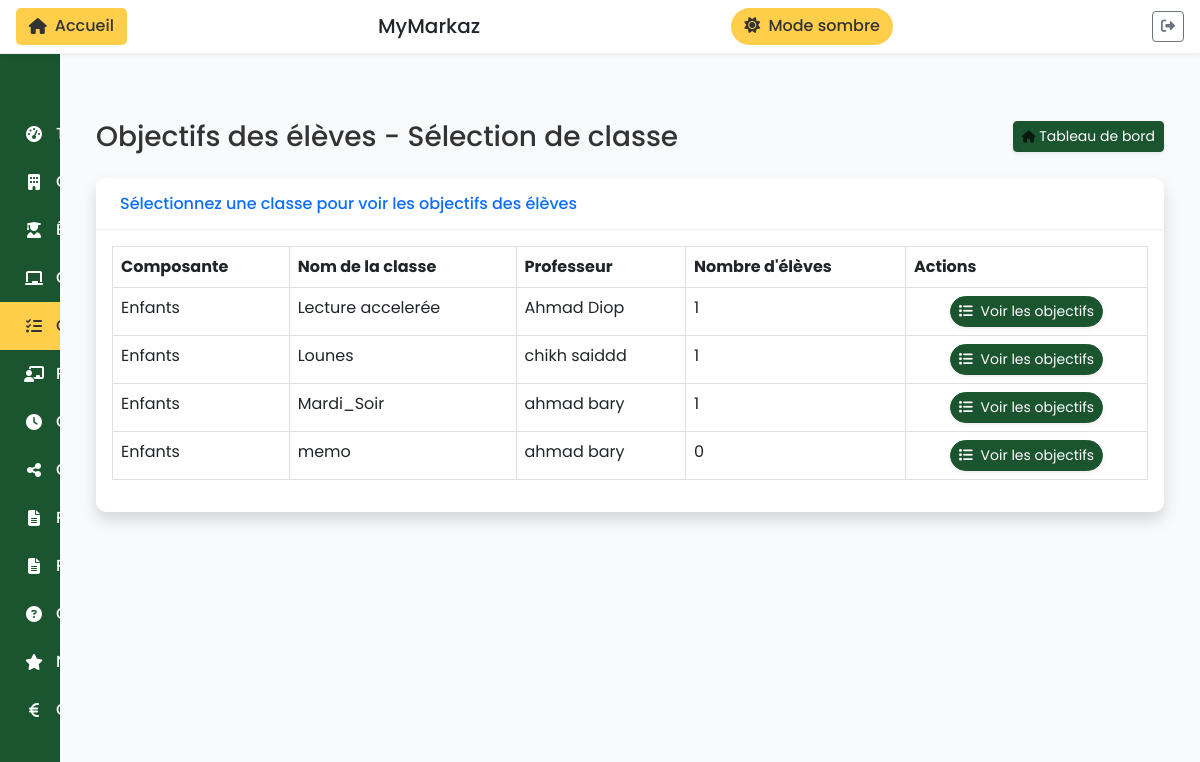
The page /gestion/objectifs/ (signed in) on the database its author committed.
### ecole_app/models.py (models this page shows, shortened)
class SiteConfig(models.Model):
    key = models.CharField(max_length=50, unique=True)
    value = models.CharField(max_length=255, default='default')
    @classmethod
    def get_site_name(cls):
        site_config = cls.objects.filter(key='site_name').first()
        return site_config.value if site_config else 'École Markaz'
    class Meta:
        verbose_name = "Configuration du site"
        verbose_name_plural = "Configurations du site"

class Classe(models.Model):
    composante = models.ForeignKey(Composante, on_delete=models.CASCADE, related_name='classes', null=True, blank=True)
    nom = models.CharField(max_length=100)
    professeur = models.ForeignKey(Professeur, on_delete=models.SET_NULL, null=True, related_name='classes')
    creneau = models.ForeignKey(Creneau, on_delete=models.SET_NULL, null=True, related_name='classes')
    capacite = models.IntegerField(default=20)
    annee_scolaire = models.ForeignKey(AnneeScolaire, on_delete=models.SET_NULL, null=True, blank=True, related_name='classes')
    date_creation = models.DateTimeField(auto_now_add=True)
    def get_total_eleves(self):
        eleves_fk_count = self.eleves.filter(archive=False).count()
        eleves_m2m_count = self.eleves_multi.filter(archive=False).count()
        return eleves_fk_count + eleves_m2m_count
    class Meta:
        verbose_name = "Classe"
        verbose_name_plural = "Classes"

class Composante(models.Model):
    nom = models.CharField(max_length=100, unique=True, help_text="Nom de la composante (ex: École Enfants, École Adultes, etc.)")
    description = models.TextField(blank=True, help_text="Description de la composante")
    active = models.BooleanField(default=True, help_text="Composante active ou non")
    date_creation = models.DateTimeField(auto_now_add=True)
    class Meta:
        verbose_name = "Composante"
        verbose_name_plural = "Composantes"
        ordering = ['nom']

class Professeur(models.Model):
    composantes = models.ManyToManyField(Composante, related_name='professeurs', blank=True, help_text="Composantes où enseigne ce professeur")
    user = models.OneToOneField(User, on_delete=models.CASCADE, null=True, blank=True, related_name='professeur')
    nom = models.CharField(max_length=100)
    email = models.EmailField(blank=True, null=True)
    telephone = models.CharField(max_length=20, blank=True, null=True)
    mot_de_passe_en_clair = models.CharField(max_length=100, blank=True, null=True, help_text="Mot de passe en clair (non sécurisé)")
    indemnisation = models.DecimalField(max_digits=10, decimal_places=2, default=0.0, help_text="Indemnisation mensuelle")
    date_creation = models.DateTimeField(auto_now_add=True)
    class Meta:
        verbose_name = "Professeur"
        verbose_name_plural = "Professeurs"

### ecole_app/views_eleves_objectifs.py (the view, shortened to what this page needs)
# urls.py: path('gestion/objectifs/', views_eleves_objectifs.admin_liste_eleves_objectifs, name='admin_liste_eleves_objectifs'),
@login_required
@admin_required
def admin_liste_eleves_objectifs(request, classe_id=None):
    if classe_id is None:
        from .views_composante import get_composante_courante
        composante_courante = get_composante_courante(request)
        if composante_courante:
            classes = Classe.objects.filter(composante=composante_courante).order_by('nom')
        else:
            from django.contrib import messages
            messages.info(request, 'Veuillez sélectionner une composante pour voir les objectifs des élèves.')
            return redirect('selection_composante')
        return render(request, 'ecole_app/eleves/admin_selection_classe.html', {'classes': classes})

### ecole_app/context_processors.py (called while the page is built)
def site_name(request):
    return {
        'site_name': SiteConfig.get_site_name()
    }

### ecole_app/views_composante.py (called while the page is built)
def get_composante_courante(request):
    composante_id = request.session.get('composante_id')
    if composante_id:
        try:
            return Composante.objects.get(id=composante_id, active=True)
        except Composante.DoesNotExist:
            pass
    return None

### ecole_app/templates/ecole_app/eleves/admin_selection_classe.html (shortened to what this page needs)
{% extends 'ecole_app/base_admin.html' %}
{% block content %}
<div class="container-fluid">
    <div class="d-sm-flex align-items-center justify-content-between mb-4">
        <h1 class="h3 mb-0 text-gray-800">Objectifs des élèves - Sélection de classe</h1>
        <div>
            <a href="{% url 'dashboard' %}" class="btn btn-sm btn-primary shadow-sm">
                 Tableau de bord
            </a>
        </div>
    </div>
    <div class="card shadow mb-4">
        <div class="card-header py-3 d-flex flex-row align-items-center justify-content-between">
            <h6 class="m-0 font-weight-bold text-primary">Sélectionnez une classe pour voir les objectifs des élèves</h6>
        </div>
        <div class="card-body">
            {% if classes %}
            <div class="table-responsive">
                <table class="table table-bordered" id="dataTable" width="100%" cellspacing="0">
                    <thead>
                        <tr>
                            <th>Composante</th>
                            <th>Nom de la classe</th>
                            <th>Professeur</th>
                            <th>Nombre d'élèves</th>
                            <th>Actions</th>
                        </tr>
                    </thead>
                    <tbody>
                        {% for classe in classes %}
                        <tr>
                            <td>{{ classe.composante.nom }}</td>
                            <td>{{ classe.nom }}</td>
                            <td>{{ classe.professeur.nom }} {{ classe.professeur.prenom }}</td>
                            <td>{{ classe.get_total_eleves }}</td>
                            <td class="text-center">
                                <a href="{% url 'admin_liste_eleves_objectifs' classe.id %}" class="btn btn-primary btn-sm rounded-pill shadow-sm">
                                    <i class="fas fa-list me-1"></i> Voir les objectifs
                                </a>
                            </td>
                        </tr>
                        {% endfor %}
                    </tbody>
                </table>
            </div>
            {% else %}
            <div class="text-center py-4">
                <p class="text-muted">Aucune classe disponible.</p>
            </div>
            {% endif %}
        </div>
    </div>
</div>
{% endblock %}

### ecole_app/templates/ecole_app/base_admin.html (shortened to what this page needs)
<!DOCTYPE html>
<html lang="fr">
<head>
    <link href="https://cdn.jsdelivr.net/npm/bootstrap@5.3.0/dist/css/bootstrap.min.css" rel="stylesheet">
    <link rel="stylesheet" href="https://cdnjs.cloudflare.com/ajax/libs/font-awesome/6.4.0/css/all.min.css">
    {% load static %}
    <link href="{% static 'ecole_app/css/composante.css' %}" rel="stylesheet">
    <link href="{% static 'ecole_app/css/custom-styles.css' %}" rel="stylesheet">
</head>
<body>
    <div class="top-nav fixed-top">
        {% if request.user.professeur %}
        <a href="{% url 'dashboard_professeur' %}" class="back-button">
            <i class="fas fa-home"></i> Accueil
        </a>
        {% elif request.user.eleve %}
        <a href="{% url 'dashboard_eleve' %}" class="back-button">
            <i class="fas fa-home"></i> Accueil
        </a>
        {% else %}
        <a href="{% url 'dashboard' %}" class="back-button">
            <i class="fas fa-home"></i> Accueil
        </a>
        {% endif %}
        <h5 class="mb-0 d-flex align-items-center">
            {{ site_name }}
        </h5>
        <button class="mode-toggle" id="toggleDarkMode">
            <i class="fas fa-sun me-1"></i> Mode sombre
        </button>
        {% if request.user.is_authenticated %}
        <a href="{% url 'logout' %}" class="btn btn-sm btn-outline-secondary ms-2" title="Déconnexion">
            <i class="fas fa-sign-out-alt"></i>
        </a>
        {% endif %}
    </div>
    <nav class="sidebar">
        <div class="sidebar-sticky">
            <ul class="nav flex-column" id="accordionSidebar">
                <li class="nav-item">
                    {% if request.user.professeur %}
                    <a class="nav-link {% if request.resolver_match.url_name == 'dashboard_professeur' %}active{% endif %}" href="{% url 'dashboard_professeur' %}">
                        <i class="fas fa-tachometer-alt"></i> Tableau de bord
                    </a>
                    {% elif request.user.eleve %}
                    <a class="nav-link {% if request.resolver_match.url_name == 'dashboard_eleve' %}active{% endif %}" href="{% url 'dashboard_eleve' %}">
                        <i class="fas fa-tachometer-alt"></i> Tableau de bord
                    </a>
                    {% else %}
                    <a class="nav-link {% if request.resolver_match.url_name == 'dashboard' %}active{% endif %}" href="{% url 'dashboard' %}">
                        <i class="fas fa-tachometer-alt"></i> Tableau de bord
                    </a>
                    {% endif %}
                </li>
                <li class="nav-item">
                    <a class="nav-link {% if 'composante' in request.path %}active{% endif %}" href="{% url 'gestion_composantes' %}">
                        <i class="fas fa-building"></i> Composantes
                    </a>
                </li>
                <li class="nav-item dropdown">
                    <a class="nav-link dropdown-toggle {% if 'eleve' in request.path %}active{% endif %}" href="#" id="elevesDropdown" role="button" data-bs-toggle="dropdown" aria-expanded="false">
                        <i class="fas fa-user-graduate"></i> Élèves
                    </a>
                </li>
                <li class="nav-item">
                    <a class="nav-link {% if 'classe' in request.path %}active{% endif %}" href="{% url 'liste_classes' %}">
                        <i class="fas fa-chalkboard"></i> Classes
                    </a>
                </li>
                <li class="nav-item">
                    <a class="nav-link {% if 'gestion/objectifs' in request.path %}active{% endif %}" href="{% url 'admin_liste_eleves_objectifs' %}">
                        <i class="fas fa-tasks"></i> Objectifs
                    </a>
                </li>
                <li class="nav-item">
                    <a class="nav-link {% if 'professeur' in request.path and 'liste' in request.path %}active{% endif %}" href="{% url 'liste_professeurs' %}">
                        <i class="fas fa-chalkboard-teacher"></i> Professeurs
                    </a>
                </li>
                <li class="nav-item">
                    <a class="nav-link {% if 'creneau' in request.path %}active{% endif %}" href="{% url 'liste_creneaux' %}">
                        <i class="fas fa-clock"></i> Créneaux
                    </a>
                </li>
                <li class="nav-item">
                    <a class="nav-link {% if 'cours_partage' in request.path or 'cours-quiz/cours' in request.path %}active{% endif %}" href="{% url 'liste_cours_professeur' %}">
                        <i class="fas fa-share-alt"></i> Cours partagés
                    </a>
                </li>
                <li class="nav-item">
                    <a class="nav-link {% if 'eleves/presence/rapport' in request.path %}active{% endif %}" href="{% url 'rapport_presence_eleve' %}">
                        <i class="fas fa-file-alt"></i> Rapport présence élève
                    </a>
                </li>
                <li class="nav-item">
                    <a class="nav-link {% if 'professeurs/presence/rapport' in request.path %}active{% endif %}" href="{% url 'rapport_presence_professeur' %}">
                        <i class="fas fa-file-alt"></i> Rapport présence professeur
                    </a>
                </li>
                <li class="nav-item">
                    <a class="nav-link {% if 'quiz' in request.path %}active{% endif %}" href="{% url 'liste_quiz_professeur' %}">
                        <i class="fas fa-question-circle"></i> Quiz
                    </a>
                </li>
                <li class="nav-item">
                    <a class="nav-link {% if 'note' in request.path %}active{% endif %}" href="{% url 'liste_notes_professeur' %}">
                        <i class="fas fa-star"></i> Notes
                    </a>
                </li>
                <li class="nav-item dropdown">
                    <a class="nav-link dropdown-toggle {% if 'paiement' in request.path %}active{% endif %}" href="#" id="comptabiliteDropdown" role="button" data-bs-toggle="dropdown" aria-expanded="false">
                        <i class="fas fa-euro-sign"></i> Comptabilité
                    </a>
                </li>
            </ul>
        </div>
    </nav>
    <div class="container-fluid p-0">
        <div class="row g-0 m-0">
            <main class="col-12 px-md-4 main-content">
                <div class="dashboard-header">
                </div>
                <div class="content">
                    {% block content %}{% endblock %}
                </div>
            </main>
        </div>
    </div>
</body>
</html>

### ecole_app/static/ecole_app/css/custom-styles.css (style rules this page uses)
.text-gray-800 { color: #333333 !important; }

### ecole_app/templates/ecole_app/base_admin.html (style rules this page uses)
:root { --primary-green: #1b5530; --light-green: #22693c; --yellow-accent: #ffce4b; --text-light: #ffffff; --bg-light: #f8fafb; }
body { font-family: 'Poppins', sans-serif; background-color: var(--bg-light); }
.sidebar { position: fixed; top: 0; bottom: 0; left: 0; z-index: 100; padding: 48px 0 0; box-shadow: inset -1px 0 0 rgba(0, 0, 0, .1); background-color: var(--primary-green); color: var(--text-light); width: 60px; overflow: hidden; transition: all 0.3s ease; }
.sidebar-sticky { position: relative; top: 0; height: calc(100vh - 48px); padding-top: .5rem; overflow-x: hidden; overflow-y: auto; }
.sidebar .nav-link { font-weight: 500; color: var(--text-light); padding: 0.75rem 1.5rem; display: flex; align-items: center; gap: 0.75rem; transition: all 0.2s; white-space: nowrap; }
.sidebar .nav-link i { min-width: 20px; text-align: center; }
.sidebar .nav-link.active { background-color: var(--yellow-accent); color: #333; }
.main-content { padding: 20px; margin-left: 60px !important; transition: margin-left 0.3s ease; min-height: calc(100vh - 60px); width: calc(100vw - 60px) !important; max-width: 100%; box-sizing: border-box; }
.dashboard-header { margin-bottom: 2rem; display: flex; justify-content: space-between; align-items: center; }
.card { border: none; border-radius: 10px; box-shadow: 0 2px 8px rgba(0,0,0,0.08); margin-bottom: 1.5rem; }
.card-header { background-color: white; border-bottom: 1px solid rgba(0,0,0,0.05); padding: 1rem 1.5rem; font-weight: 600; border-radius: 10px 10px 0 0 !important; }
.btn-primary { background-color: var(--primary-green); border-color: var(--primary-green); }
.top-nav { background-color: white; padding: 0.5rem 1rem; display: flex; justify-content: space-between; align-items: center; border-bottom: 1px solid rgba(0,0,0,0.05); box-shadow: 0 2px 5px rgba(0,0,0,0.05); }
.main-content { margin-top: 60px; margin-left: 250px; }
.mode-toggle { background-color: var(--yellow-accent); color: #333; border: none; padding: 0.4rem 0.8rem; border-radius: 20px; font-weight: 500; }
.back-button { background-color: var(--yellow-accent); color: #333; border: none; padding: 0.4rem 0.8rem; border-radius: 5px; font-weight: 500; text-decoration: none; display: inline-flex; align-items: center; gap: 0.5rem; }
.sidebar .dropdown-toggle::after { border-left: 0.3em solid transparent; position: absolute; right: 1rem; top: 50%; transform: translateY(-50%); }

### rows shown on the page
SiteConfig: value "MyMarkaz"
Classe: composante.nom "Enfants", nom "Lecture accelerée", professeur.nom "Ahmad Diop", get_total_eleves "1"
Classe: composante.nom "Enfants", nom "Lounes", professeur.nom "chikh saiddd", get_total_eleves "1"
Classe: composante.nom "Enfants", nom "Mardi_Soir", professeur.nom "ahmad bary", get_total_eleves "1"
Classe: composante.nom "Enfants", nom "memo", professeur.nom "ahmad bary", get_total_eleves "0"
